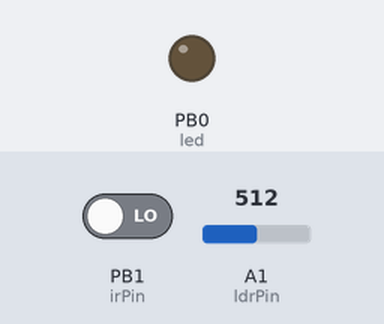
Simulated run of this sketch. Board: ATtiny85, built with avr-gcc and run on an emulated ATtiny85. Shown: output pins drawn as LEDs (lit = HIGH). Inputs (shaded band) come from the test bench; at power-on: PB1 (irPin) LOW, A1 (ldrPin) = 512.

Above: at 1.0 s.
At 4.8 s:
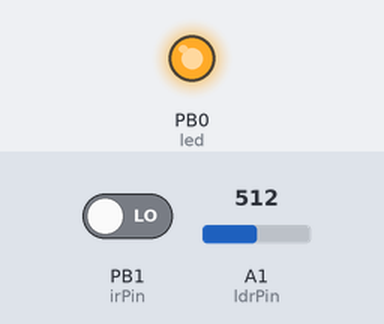
Timing chart, 0 to 7.7 s (numbered marks = the images above):
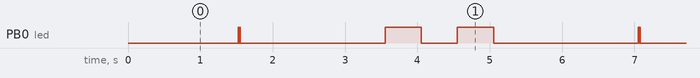

The sketch:

Sensor_PCB_Attiny85_ver_1_debug_version.ino
```cpp
/*
Day night IR sensor shield 5/04/13 Trobb

 Please enjoy my dodgy code!

 I am not a programmer by any means!

 Feel free to improve on it!

 Check out http://www.tobyrobb.com

 Written with Arduino IDE V.1.0.1

 $VER1.0b

 Version 1.0b for the Attiny 85 mini 3 LED Sensor Widget Board

 DEBUG VERSION!!!!

this version does a double flash when in the check LDR routine.


TO DO


  */


#include <avr/wdt.h>  // include the watchdog timer library

#define ldrPin A1    // LDR light sensor
#define irPin 1      // IR movement sensor pin
#define timerPin A2  // Pin the timer potentiometer is connected to
#define brightnessPin A3  // Pin the timer potentiometer is connected to

#define led 0     // Output for LED

#define timerGain 1  // the amount of timer delay gain to add to the timerPot. 10 is a normal value

boolean running = false;  // BOOLEAN value to decide wether we are dark and running
boolean movement = false;  // BOOLEAN value to decide wether we are moving

int DUSK = 250;    // Value to trigger the low light condition
int DAWN = 270;    // Value to trigger the bright light condition

int brightnessPot;  // a variable to hold the brightness pot value
int brightness;    // A variable to hold the brightness value itself for the LED

float timerValue;   // A variable to hold the value of the delay on time
float timerDelay;    // This is the exact value of the timer delay

long previousMillis = 0;        // will store last time we checked the LDR
long interval = 3000;           // interval at which to check the LDR (milliseconds)

void setup() {
  wdt_enable(WDTO_8S);      // begin watchdog timer

// initialize the IO.

  pinMode(led, OUTPUT);
  pinMode(irPin, INPUT);
  pinMode(ldrPin, INPUT);
  pinMode(timerPin, INPUT);
  pinMode(brightnessPin, INPUT);
  digitalWrite(led, LOW);   // start with LED off
  wdt_reset();    //make sure we reset watchdog timer to prevent endless resetting

 //lets flash the led

  for(int i = 0; i <=255;i++){
    analogWrite(led,i);
    delay(1);

    }

  for(int i = 255; i >=0;i--){
    analogWrite(led,i);
   delay(1);

   }


// Setup is complete!!

  wdt_reset();    //make sure we reset watchdog timer to prevent endless resetting
}

void loop() {

  wdt_reset();    //make sure we reset watchdog timer to prevent endless resetting


// Now check for darkness or daylight and movement

   checkLdr();  // This will set the RUNNING flag if its now dark

   checkIr();


}


//  The function below is used to check the LDR at set intervals

void checkLdr(){

  // check to see if it's time to read the LDR;


  //DEBUG flash led twice to show we are in this routine


    wdt_reset();    //make sure we reset watchdog timer to prevent endless resetting
    delay(1000);
    wdt_reset();    //make sure we reset watchdog timer to prevent endless resetting
    digitalWrite(led, HIGH);       // turn led off
    delay(10);
    digitalWrite(led, LOW);       // turn led off
    delay(10);
    digitalWrite(led, HIGH);       // turn led off
    delay(10);
    digitalWrite(led, LOW);       // turn led off
    wdt_reset();    //make sure we reset watchdog timer to prevent endless resetting
    delay(1000);
    wdt_reset();    //make sure we reset watchdog timer to prevent endless resetting


  unsigned long currentMillis = millis();    // difference between the current time and last time

  if(currentMillis - previousMillis > interval) {  // if THIS time is an INTERVAL longer than LAST time
     previousMillis = currentMillis;         // save the last time you checked the LDR

 // go ahead and check the LDR

  if(analogRead(ldrPin)>=DAWN){
     running = false;      // set the RUNNING flag to OFF
     }
  if(analogRead(ldrPin)<=DUSK){
     running = true;       // set the RUNNING flag to ON
     }
}      // end of if statement

  wdt_reset();    //make sure we reset watchdog timer to prevent endless resetting

}

void checkIr(){


  //DEBUG flash led twice to show we are in this routine


    wdt_reset();    //make sure we reset watchdog timer to prevent endless resetting
    delay(1000);
    wdt_reset();    //make sure we reset watchdog timer to prevent endless resetting
    digitalWrite(led, HIGH);       // turn led off
    delay(500);
    digitalWrite(led, LOW);       // turn led off
    delay(500);
    digitalWrite(led, HIGH);       // turn led off
    delay(500);
    digitalWrite(led, LOW);       // turn led off
    wdt_reset();    //make sure we reset watchdog timer to prevent endless resetting
    delay(1000);
    wdt_reset();    //make sure we reset watchdog timer to prevent endless resetting

  if(digitalRead(irPin)){
     movement = true;      // set the RUNNING flag to ON
     }
  else{
     movement=false;      // set the RUNNING flag to OFF

     }
  wdt_reset();    //make sure we reset watchdog timer to prevent endless resetting

}
```

Measured:
- by itself, PB0 (led): repeats every 5.5 s: LOW 0.01 s, HIGH 0.01 s, LOW 2.0 s, HIGH 0.50 s, LOW 0.50 s, HIGH 0.50 s, LOW 2.0 s, HIGH 0.01 s
- by itself, everything shown: repeats every 5.5 s, in 6 steps
